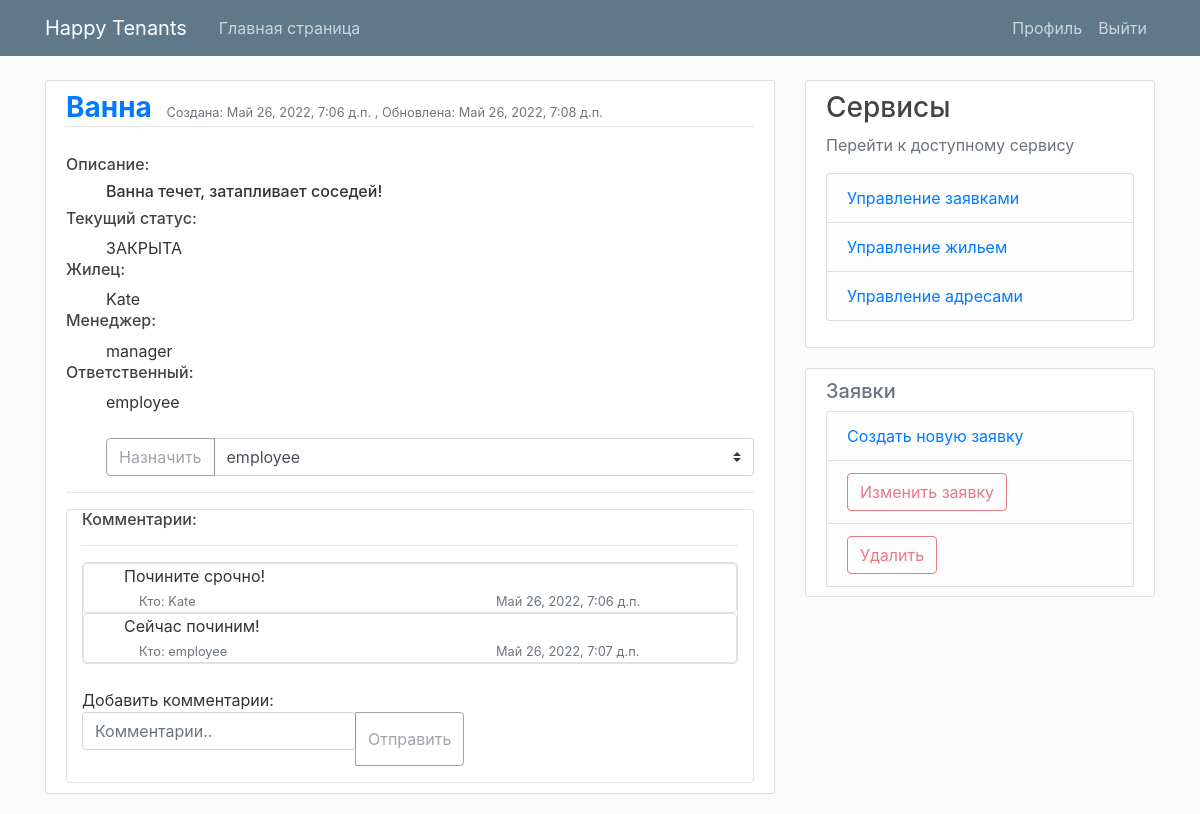
Screenshot of /issues/26 (signed in) with the database file from the repository.
### tenant_mgmt/models.py (models this page shows, shortened)
class Issue(models.Model):
    class StatusENUM(models.TextChoices):
        CRE = 'СОЗДАНА',
        ASS = 'НАЗНАЧЕНА',
        PRO = 'В ИСПОЛНЕНИИ',
        COM = 'ВЫПОЛНЕНА',
        DEL = 'УДАЛЕНА',
        CLO = 'ЗАКРЫТА'
    title = models.CharField(max_length=50, null=False, blank=False)
    description = models.TextField(max_length=200, null=False, blank=False)
    category = models.ForeignKey(IssueCategory, on_delete=models.SET_NULL, null=True)
    related_property = models.ForeignKey(Property, on_delete=models.CASCADE)
    status = models.CharField(max_length=20, choices=StatusENUM.choices, default=StatusENUM.CRE)
    manager = models.ForeignKey(User, on_delete=models.SET_NULL, default=None, blank=True, null=True, related_name="assigned_by_issues_set")
    assignee = models.ForeignKey(User, on_delete=models.SET_NULL, default=None, blank=True, null=True, related_name="assigned_to_issues_set")
    submitter = models.ForeignKey(User, on_delete=models.CASCADE, related_name="submitted_issues_set")
    created = models.DateTimeField(auto_now_add=True)
    updated = models.DateTimeField(auto_now=True)
    def __str__(self) -> str:
        return self.title
    class Meta:
        ordering = ['-updated', '-created']

class Comment(models.Model):
    messageText = models.TextField(max_length=255, null=True)
    author = models.ForeignKey(User, on_delete=models.SET_NULL, null=True)
    issue = models.ForeignKey(Issue, on_delete=models.CASCADE, related_name="issue_comments")
    dateAdded = models.DateTimeField(auto_now_add=True)
    dateUpdated = models.DateTimeField(auto_now=True)
    class Meta:
        ordering = ['dateUpdated', 'dateAdded']

### tenant_mgmt/views.py (the view, shortened to what this page needs)
# urls.py: path('issues/<int:pk>', IssueDetailView.as_view(), name='issueDetails'),
@method_decorator([login_required], name='dispatch')
class IssueDetailView(UserPassesTestMixin, DetailView):
    model = Issue
    template_name = 'tnt_mgmt/issue/detail.html'
    context_object_name = 'issue'
    ordering = ['dateAdded']
    def get_context_data(self, **kwargs):
        context = super(IssueDetailView, self).get_context_data(**kwargs)
        context['employees'] = User.objects.filter(groups__name='employee')
        return context
    def test_func(self):
        issue = self.get_object()
        return util.is_admin_or_manager(self.request.user) or self.request.user == issue.submitter or self.request.user == issue.assignee

### tenant_mgmt/templatetags/extra_filters.py (called while the page is built)
@register.filter(name='has_groups')
def has_groups(user, group_names):
    groups = list(group_names.split('|'))
    userGroups = user.groups.all()
    for groupName in groups:
        group = Group.objects.get(name=groupName)
        if group in userGroups:
            return True
    return False

@register.filter(name='is_active')
def is_active(user):
    return len(user.groups.all()) > 0

### tenant_mgmt/util.py (called while the page is built)
def is_admin_or_manager(user):
    return is_admin(user) or is_manager(user)

def is_admin(user):
    return Group.objects.get(name='administrator') in user.groups.all()

def is_manager(user):
    return Group.objects.get(name='manager') in user.groups.all()

### tenant_mgmt/templates/tnt_mgmt/issue/detail.html (shortened to what this page needs)
{% extends "./base.html" %} {% block content %} {% load extra_filters %}
<article class="media content-section">
  <div class="media-body">
    <div class="article-metadata">
      <a class="mr-2 h3" href="{% url 'issueDetails' issue.id %}">
        <b> {{ issue }} </b></a>
      <small class="text-muted"
        >Создана: {{ issue.created}} , Обновлена: {{issue.updated}}</small>
    </div>
    <div>
      <br />
      <h6>Описание:</h6>
      <ul class="h6">
        {{issue.description}}
      </ul>
      <h6>Текущий статус:</h6>
      <ul>
        {{issue.status}} {% if issue.status == 'НАЗНАЧЕНА' %}{{issue.assignee.username}}{% endif %}
      </ul>
      <h6>Жилец:</h6>
      <ul>
        {{issue.submitter}}
      </ul>
      <h6>Менеджер:</h6>
      <ul>
        {{issue.manager}}
      </ul>
      <h6>Ответственный:</h6>
      <ul>
        {% if issue.assignee %}
          {{issue.assignee}}
        {% endif %}
      {% if request.user|has_groups:"administrator|manager" %}
        <form method="POST">
          <div class="input-group mb-3">
            <div class="input-group-prepend">
              <button class="btn btn-outline-secondary" type="submit"  {% if issue.status == 'ЗАКРЫТА' %}disabled{% endif %}>Назначить</button>
            </div>
            <select name="assignee" class="custom-select" id="inputGroupSelect03">
              {% for employee in employees  %}
              <option value="{{employee.id}}">{{employee.username}}</option>
              {% endfor %}
            </select>
          </div>
        </form>
      {% endif %}
      </ul>
      <hr />
    </div>
    <div class="container border border-gray rounded">
      <h6>Комментарии:</h6>
      <hr />
      <div class="border border-gray rounded">
        {% for comment in issue.issue_comments.all %}
        <div class="border border-gray rounded">
          <div>
            <ul>
              {{comment.messageText}}
            </ul>
            <ul>
              <div class="container">
                <div class="row">
                  <div class="col">
                    <small class="text-muted">Кто: {{comment.author}}</small>
                  </div>
                  <div class="col col-lg-5">
                    <small class="text-muted">{{comment.dateAdded}}</small>
                  </div>
                </div>
              </div>
            </ul>
          </div>
        </div>
        {% empty %}
        <small> Нет комментариев...</small>
        {% endfor %}
      </div>
      <br>
      <div>
        <form method="POST">
        Добавить комментарии:
        <div class="input-group mb-3">
          <fieldset class="form-group">
            <input type="text" name="comment_text" class="form-control" placeholder="Комментарии.." aria-label="Recipient's username" aria-describedby="basic-addon2">
          </fieldset>
          <div class="input-group-append">
            <button class="btn btn-outline-secondary" type="submit" {% if issue.status == 'ЗАКРЫТА' %}disabled{% endif %}>Отправить</button>
          </div>
        </form>
        </div>
      </div>
    </div>
  </div>
{% endblock content %}
{% block details_view_actions %}
{% if request.user|has_groups:"administrator|manager|tenant" %}
<li class="list-group-item list-group-item-light">
  <button id="editBtn" class="btn btn-outline-danger" type="submit" {% if not issue.status == 'СОЗДАНА' %}disabled{% endif %}>
    Изменить заявку
  </button>
</li>
    <li class="list-group-item list-group-item-light">
      <button id="deleteBtn" class="btn btn-outline-danger" type="submit" {% if not issue.status == 'СОЗДАНА' %}disabled{% endif %}>
        Удалить
      </button>
    </li>
{% endif %}
{% endblock details_view_actions %}

### tenant_mgmt/static/tnt_mgmt/base.css (style rules this page uses)
body { background: #fafafa; color: #333333; margin-top: 5rem; }
h1, h2, h3, h4, h5, h6 { color: #444444; }
ul { margin: 0; }
.content-section { background: #ffffff; padding: 10px 20px; border: 1px solid #dddddd; border-radius: 3px; margin-bottom: 20px; }
.article-metadata { padding-bottom: 1px; margin-bottom: 4px; border-bottom: 1px solid #e3e3e3 }

### rows the page displays
Issue: title "Ванна", created "Май 26, 2022, 7:06 д.п.", updated "Май 26, 2022, 7:08 д.п.", description "Ванна течет, затапливает соседей!", status "ЗАКРЫТА", submitter "Kate", manager "manager", assignee "employee"
Comment: messageText "Почините срочно!", author "Kate", dateAdded "Май 26, 2022, 7:06 д.п."
Comment: messageText "Сейчас починим!", author "employee", dateAdded "Май 26, 2022, 7:07 д.п."

### other values shown
form field assignee "employee"
